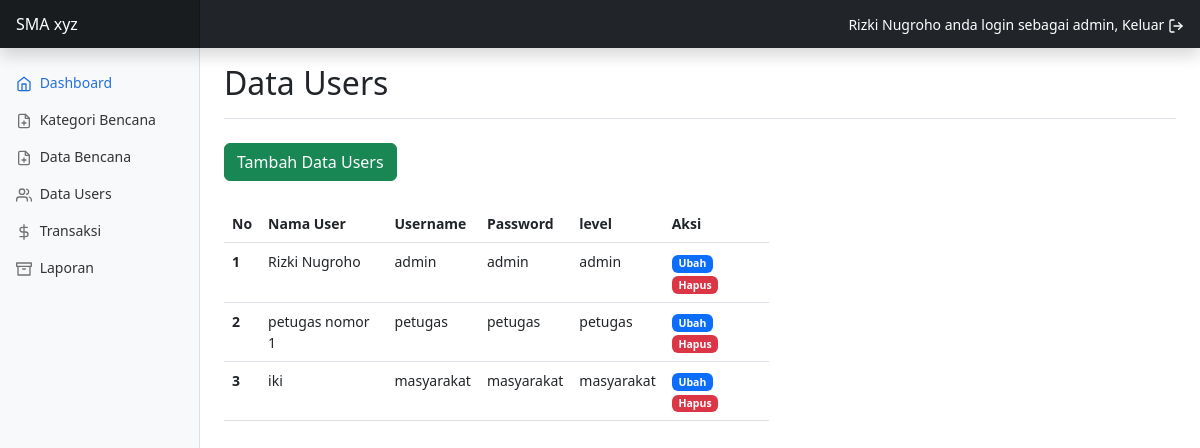
/users.php (signed in), run on the app's committed database.
### tables this page shows
CREATE TABLE `tbl_users` (
  `id_user` int(11) NOT NULL,
  `username` varchar(30) NOT NULL,
  `password` varchar(50) NOT NULL,
  `nama_user` varchar(35) NOT NULL,
  `level` enum('admin','petugas','masyarakat') NOT NULL
);

### users.php (the view)
<?php
require 'koneksi.php';
$query = "SELECT * FROM tbl_users";
$result = mysqli_query($koneksi, $query);
?>
<?php require 'templates/header.php' ?>
<?php require 'templates/footer.php' ?>
<main class="col-md-9 ms-sm-auto col-lg-10 px-md-4">
  <div class="d-flex justify-content-between flex-wrap flex-md-nowrap align-items-center pt-3 pb-2 mb-3 border-bottom">
    <h1 class="h2">Data Users</h1>
  </div>
  <div class="row my-4">
    <div class="col-md-5">
      <a href="users_form_tambah.php" class="btn btn-success">Tambah Data Users</a>
    </div>
  </div>
  <div class="row">
    <div class="col-md-7">
      <table class="table">
        <thead>
          <tr>
            <th scope="col">No</th>
            <th scope="col">Nama User</th>
            <th scope="col">Username</th>
            <th scope="col">Password</th>
            <th scope="col">level</th>
            <th scope="col">Aksi</th>
          </tr>
        </thead>
        <tbody>
          <?php $no = 1; ?>
          <?php while ($data = mysqli_fetch_assoc($result)) : ?>
            <tr>
              <th scope="row"><?= $no; ?></th>
              <td><?= $data['nama_user'] ?></td>
              <td><?= $data['username'] ?></td>
              <td><?= $data['password'] ?></td>
              <td><?= $data['level'] ?></td>
              <td>
                <a href="users_form_ubah.php?id_user=<?= $data['id_user'] ?>" class="badge text-bg-primary text-decoration-none">Ubah</a>
                <a href="users_proses_hapus.php?id_user=<?= $data['id_user'] ?>" class="badge text-bg-danger text-decoration-none" onclick="return confirm('Yakin ingin dihapus?')">Hapus</a>
              </td>
            </tr>
            <?php $no++; ?>
          <?php endwhile; ?>
        </tbody>
      </table>
    </div>
  </div>
</main>

### templates/header.php (shortened to what this page needs)
<!doctype html>
<html lang="en" data-bs-theme="auto">
<head>
  <link href="assets/css/bootstrap.min.css" rel="stylesheet">
  <link href="assets/css/dashboard.css" rel="stylesheet">
</head>
<body>
  <header class="navbar navbar-dark sticky-top bg-dark flex-md-nowrap p-0 shadow">
    <a class="navbar-brand col-md-3 col-lg-2 me-0 px-3 fs-6" href="#">SMA xyz</a>
    <div class="navbar-nav">
      <div class="nav-item text-nowrap">
        <a class="nav-link px-3 text-white" onclick="return confirm('Yakin ingin keluar?')" href="logout.php">
          <?= $_SESSION['nama_user'] ?> anda login sebagai <?= $_SESSION['level'] ?>, Keluar
          <span data-feather="log-out" class="align-text-bottom"></span>
        </a>
      </div>
    </div>
  </header>
  <div class="container-fluid">
    <div class="row">
      <nav id="sidebarMenu" class="col-md-3 col-lg-2 d-md-block bg-body-tertiary sidebar collapse">
        <div class="position-sticky pt-3 sidebar-sticky">
          <ul class="nav flex-column">
            <li class="nav-item">
              <a class="nav-link active" aria-current="page" href="dashboard.php">
                <span data-feather="home" class="align-text-bottom"></span>
                Dashboard
              </a>
            </li>
            <li class="nav-item">
              <a class="nav-link" href="kelas.php">
                <span data-feather="file-plus" class="align-text-bottom"></span>
                Kategori Bencana
              </a>
            </li>
            <li class="nav-item">
              <a class="nav-link" href="siswa.php">
                <span data-feather="file-plus" class="align-text-bottom"></span>
                Data Bencana
              </a>
            </li>
            <li class="nav-item">
              <a class="nav-link" href="users.php">
                <span data-feather="users" class="align-text-bottom"></span>
                Data Users
              </a>
            </li>
            <li class="nav-item">
              <a class="nav-link" href="transaksi.php">
                <span data-feather="dollar-sign" class="align-text-bottom"></span>
                Transaksi
              </a>
            </li>
            <li class="nav-item">
              <a class="nav-link" href="laporan.php">
                <span data-feather="archive" class="align-text-bottom"></span>
                Laporan
              </a>
            </li>
          </ul>
        </div>
      </nav>

### templates/footer.php (shortened to what this page needs)
</div>
</div>
</body>
</html>

### assets/css/dashboard.css (style rules this page uses)
body { font-size: .875rem; }
.feather { width: 16px; height: 16px; }
.sidebar { position: fixed; top: 0; bottom: 0; left: 0; z-index: 100; padding: 48px 0 0; box-shadow: inset -1px 0 0 rgba(0, 0, 0, .1); }
.sidebar-sticky { height: calc(100vh - 48px); overflow-x: hidden; overflow-y: auto; }
.sidebar .nav-link { font-weight: 500; color: #333; }
.sidebar .nav-link .feather { margin-right: 4px; color: #727272; }
.sidebar .nav-link.active { color: #2470dc; }
.sidebar .nav-link:hover .feather, .sidebar .nav-link.active .feather { color: inherit; }
.navbar-brand { padding-top: .75rem; padding-bottom: .75rem; background-color: rgba(0, 0, 0, .25); box-shadow: inset -1px 0 0 rgba(0, 0, 0, .25); }

### data on the page
tbl_users: nama_user "Rizki Nugroho", username "admin", password "admin", level "admin"
tbl_users: nama_user "petugas nomor 1", username "petugas", password "petugas", level "petugas"
tbl_users: nama_user "iki", username "masyarakat", password "masyarakat", level "masyarakat"

### other printed values
$_SESSION['nama_user'] "Rizki Nugroho"
$_SESSION['level'] "admin"
